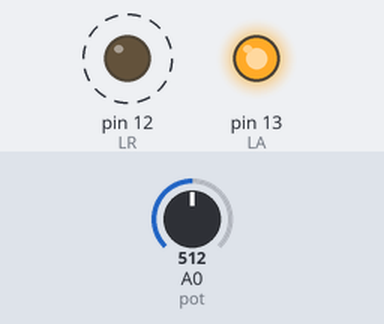
This sketch was run on a simulated Arduino Uno, built with avr-gcc and run on an emulated ATmega328P. Shown: output pins drawn as LEDs (lit = HIGH). Dashed ring = blinking. The inputs (shaded band) are chosen by the test bench; at power-on: A0 (pot) = 512.

Above: at 1.8 s.
1.9 s: A0 (pot) set to 0
At 2.6 s:
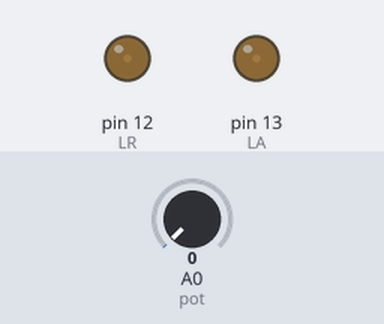
3.5 s: A0 (pot) set to 122
At 3.68 s:
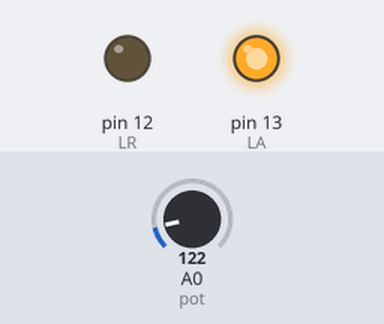
At 4.04 s:
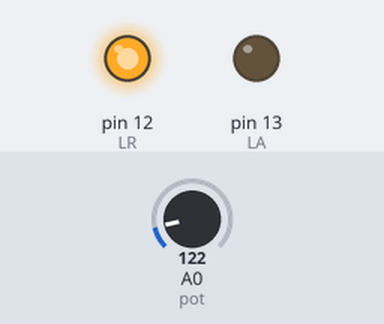
7.0 s: A0 (pot) set to 511
Timing chart, 0 to 16.5 s (numbered marks = the images above; inputs shaded):
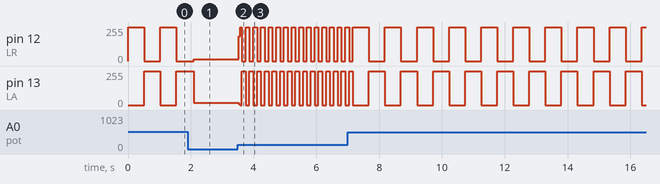

The sketch:

Policia.ino
```cpp
int LR = 12;
int LA = 13;
int T;
int pin;
const int pot = 0;

void setup()
{
  pinMode(LR,OUTPUT);
  pinMode(LA,OUTPUT);
}
void loop()
{
  T = analogRead(pot);
  digitalWrite(LR,HIGH);
  delay(T);
  digitalWrite(LR,LOW);

  digitalWrite(LA,HIGH);
  delay(T);
  digitalWrite(LA,LOW);

} // https://www.youtube.com/watch?v=d5xbp9XE-Cw&t=153s
```

Measured:
- after the input at 3.5 s, pin 12 (LR): 15/255 → 187/255 at once, then moves between 0/255 and 255/255, repeating every 0.98 s; pin 13 (LA): 16/255 → 4/255 at once, then moves between 0/255 and 255/255, repeating every 0.98 s
- by itself, pin 12 (LR): alternates 255/255 for 0.51 s and 0/255 for 0.51 s
